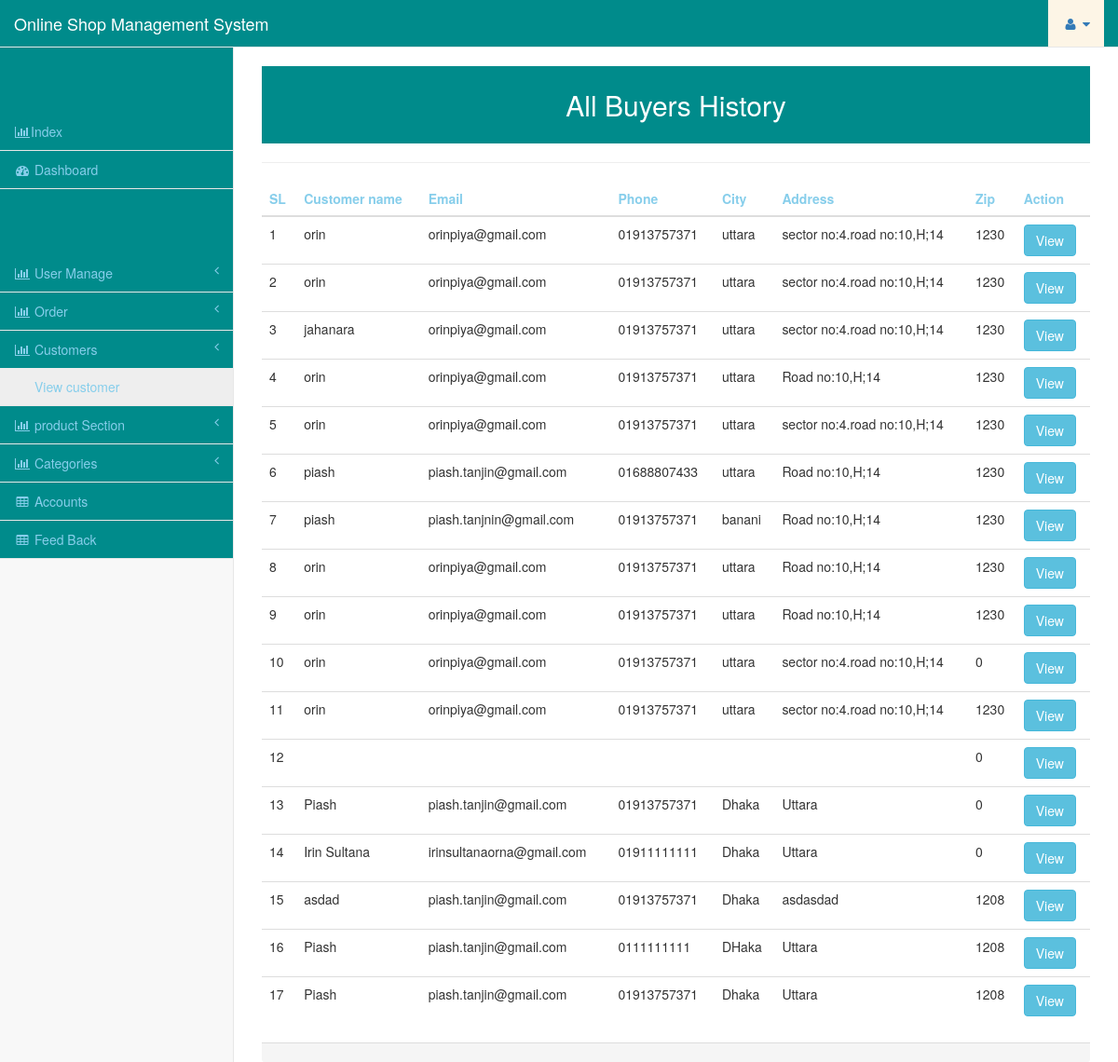
Page /admin/cus_info.php (signed in) on the committed database.
### tables this page shows
CREATE TABLE `orders` (
  `order_id` int(11) NOT NULL,
  `user_id` int(11) NOT NULL,
  `product_id` int(11) NOT NULL,
  `tnx_id` int(11) NOT NULL,
  `qty` int(11) NOT NULL,
  `p_status` varchar(20) NOT NULL,
  `full_name` varchar(50) NOT NULL,
  `email` varchar(50) NOT NULL,
  `address` varchar(50) NOT NULL,
  `city` varchar(50) NOT NULL,
  `state` varchar(50) NOT NULL,
  `zip_code` int(50) NOT NULL,
  `payment_type` varchar(50) NOT NULL,
  `date` varchar(30) NOT NULL
);

### admin/cus_info.php (the view, shortened to what this page needs)
<?php include"header.php";?>
<div id="page-wrapper">
           <div class="row">
               <div class="col-lg-12">
                  <center> <h2 style="background-color:#008B8B;padding:25px;color:white;">All Buyers History </h2></center> <hr/>
               </div>
           </div>
						<table class="table">
   <thead>
     <tr style="color:skyblue;">
       <th>SL</th>
       <th>Customer name</th>
       <th>Email</th>
	<th>Phone</th>
	<th>City</th>
	<th>Address</th>
	<th>Zip</th>
	<th>Action</th>
     </tr>
   </thead>
   <tbody>
						<?php
						$product_query = "SELECT * FROM orders ";
						$run_query = mysqli_query($con,$product_query);
						if(mysqli_num_rows($run_query) > 0){
	$sl = 0;
									while($row = mysqli_fetch_array($run_query)){
										$sl++;
										$name   = $row['full_name'];
										$email   = $row['email'];
										$address = $row['address'];
										$city = $row['city'];
										$state = $row['state'];
										$zip = $row['zip_code'];
										?>
									  <tr>
										<td><?php echo $sl; ?></td>
										<td><?php echo $name; ?></td>
										<td><?php echo $email; ?></td>
										<td><?php echo $address; ?></td>
										<td><?php echo $city; ?></td>
										<td><?php echo $state; ?></td>
										<td><?php echo $zip; ?></td>
										<td>
										<form action="view.php" method="post">
										<input type="submit" name="cusdetails" class="btn btn-info" value="View">
										</form>
										</td>
									  </tr>
						<?php
	}
						}
						?>
				 </tbody>
 </table>
					 <?php include"footer.php";?>

### rows in the picture
orders: full_name "orin", email "orinpiya@gmail.com", address "01913757371", city "uttara", state "sector no:4.road no:10,H;14", zip_code "1230"
orders: full_name "orin", email "orinpiya@gmail.com", address "01913757371", city "uttara", state "sector no:4.road no:10,H;14", zip_code "1230"
orders: full_name "jahanara", email "orinpiya@gmail.com", address "01913757371", city "uttara", state "sector no:4.road no:10,H;14", zip_code "1230"
orders: full_name "orin", email "orinpiya@gmail.com", address "01913757371", city "uttara", state "Road no:10,H;14", zip_code "1230"
orders: full_name "orin", email "orinpiya@gmail.com", address "01913757371", city "uttara", state "sector no:4.road no:10,H;14", zip_code "1230"
orders: full_name "piash", email "piash.tanjin@gmail.com", address "01688807433", city "uttara", state "Road no:10,H;14", zip_code "1230"
orders: full_name "piash", email "piash.tanjnin@gmail.com", address "01913757371", city "banani", state "Road no:10,H;14", zip_code "1230"
orders: full_name "orin", email "orinpiya@gmail.com", address "01913757371", city "uttara", state "Road no:10,H;14", zip_code "1230"
orders: full_name "orin", email "orinpiya@gmail.com", address "01913757371", city "uttara", state "Road no:10,H;14", zip_code "1230"
orders: full_name "orin", email "orinpiya@gmail.com", address "01913757371", city "uttara", state "sector no:4.road no:10,H;14", zip_code "0"
orders: full_name "orin", email "orinpiya@gmail.com", address "01913757371", city "uttara", state "sector no:4.road no:10,H;14", zip_code "1230"
orders: zip_code "0"
orders: full_name "Piash", email "piash.tanjin@gmail.com", address "01913757371", city "Dhaka", state "Uttara", zip_code "0"
orders: full_name "Irin Sultana", email "irinsultanaorna@gmail.com", address "01911111111", city "Dhaka", state "Uttara", zip_code "0"
orders: full_name "asdad", email "piash.tanjin@gmail.com", address "01913757371", city "Dhaka", state "asdasdad", zip_code "1208"
orders: full_name "Piash", email "piash.tanjin@gmail.com", address "0111111111", city "DHaka", state "Uttara", zip_code "1208"
orders: full_name "Piash", email "piash.tanjin@gmail.com", address "01913757371", city "Dhaka", state "Uttara", zip_code "1208"
